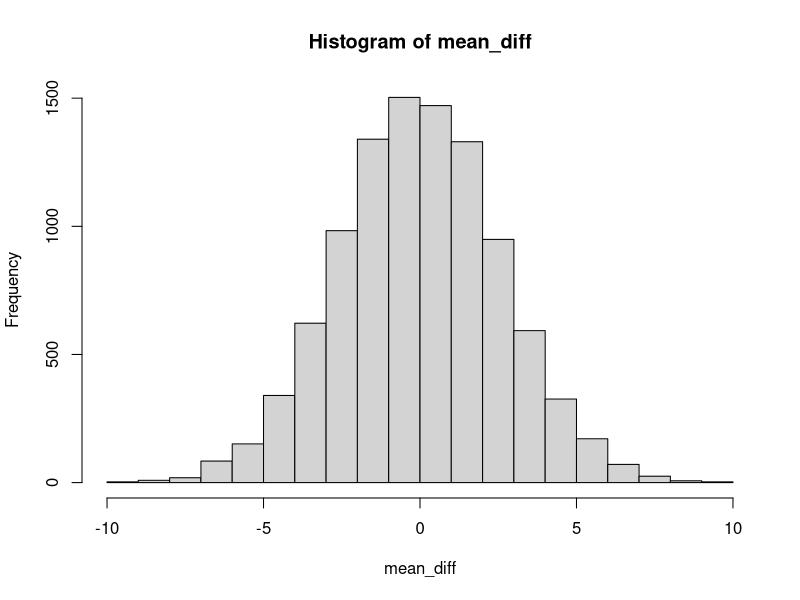

Write R code to recreate this figure.
## ---- chunk 1
qt(1 - 0.01 / 2, df = 9)
## ---- chunk 2
p <- 0.4
n <- 100

se <- sqrt((p * (1 - p) ) / n)

# the z-value for a 95% confidence interval
z <- qnorm(1 - 0.05 / 2)

p - z * se
## ---- chunk 3
smoker_p <- 25 / (25 + 15)

smoker_odds <- smoker_p / (1 - smoker_p)

control_p <- 75 / (75 + 85)

control_odds <- control_p / (1 - control_p)

odds_ratio <- smoker_odds / control_odds

odds_ratio
## ---- chunk 4
ln_odds <- log(odds_ratio)

ln_odds
## ---- chunk 5
se <- sqrt(
  (1 / 25) +
    (1 / 15) +
    (1 / 75) +
    (1 / 85)
)

se

z <- qnorm(1 - 0.05 / 2)

print("Lower:")
ln_odds - z * se

print("Upper:")
ln_odds + z * se
## ---- chunk 6
print("Lower:")
exp(ln_odds - z * se)

print("Upper:")
exp(ln_odds + z * se)
## ---- chunk 7
p_data_given_heads <- (0.8)^2

p_data_given_tails <- (0.2)^2

p_data_given_fair <- (0.5)^2

p_total <-
  1/3 * p_data_given_heads +
  1/3 * p_data_given_tails +
  1/3 * p_data_given_fair

# so,

ans <- (0.64 * 1/3) / p_total

ans
## ---- chunk 8
bayes_factor <-
  p_data_given_heads /
  (p_data_given_tails * 0.5 + p_data_given_fair * 0.5)

bayes_factor
## ---- chunk 9
(1 / 0.05)^2
## ---- chunk 10
mean_diff <- 0
for (i in 1:10000) {
  girls <- rnorm(30, 60, 10)
  boys <- rnorm(30, 60, 10)
  mean_diff[i] <- mean(girls) - mean(boys)
}
## ---- chunk 11
hist(mean_diff)
## ---- chunk 12
mean(mean_diff)
## ---- chunk 13
sd(mean_diff)
## ---- chunk 14
sum(mean_diff > 5) / 10000
